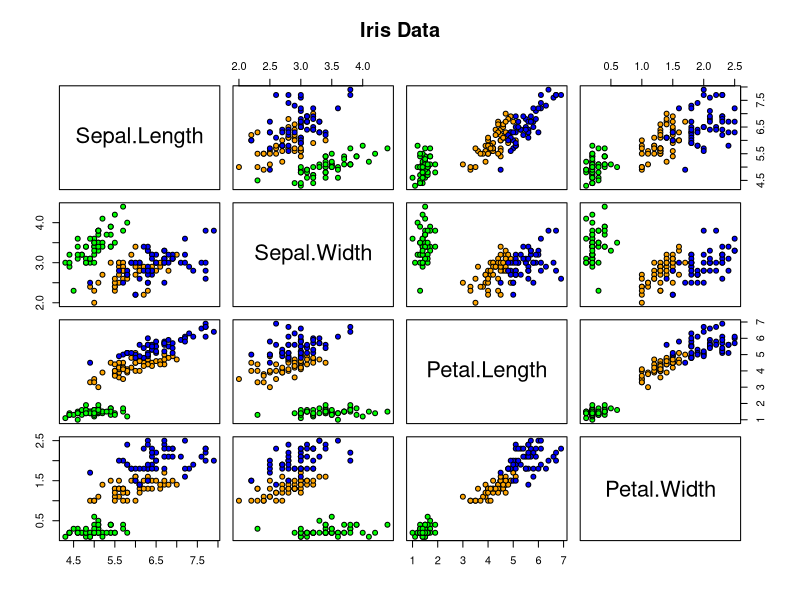
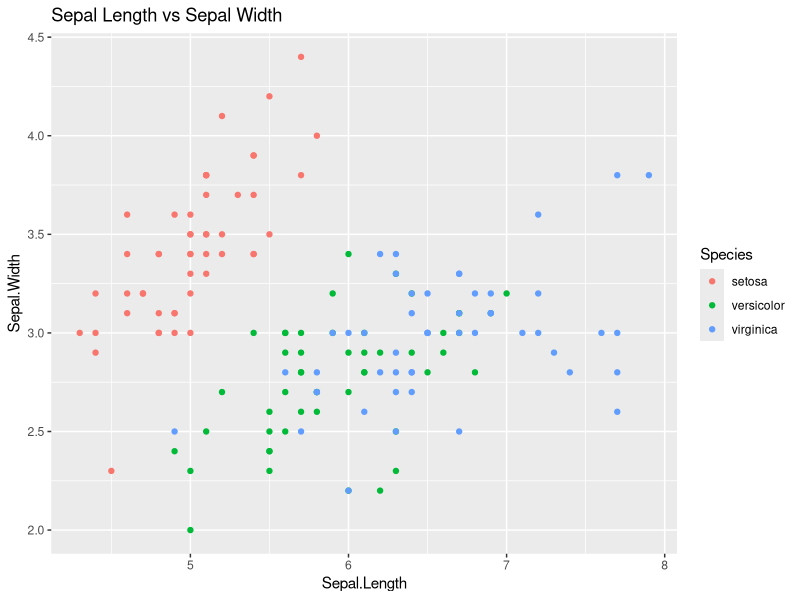
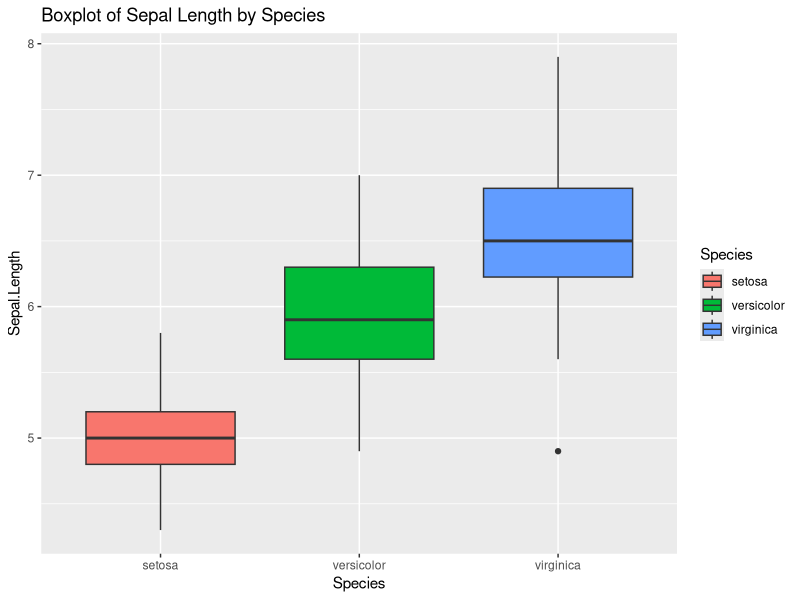
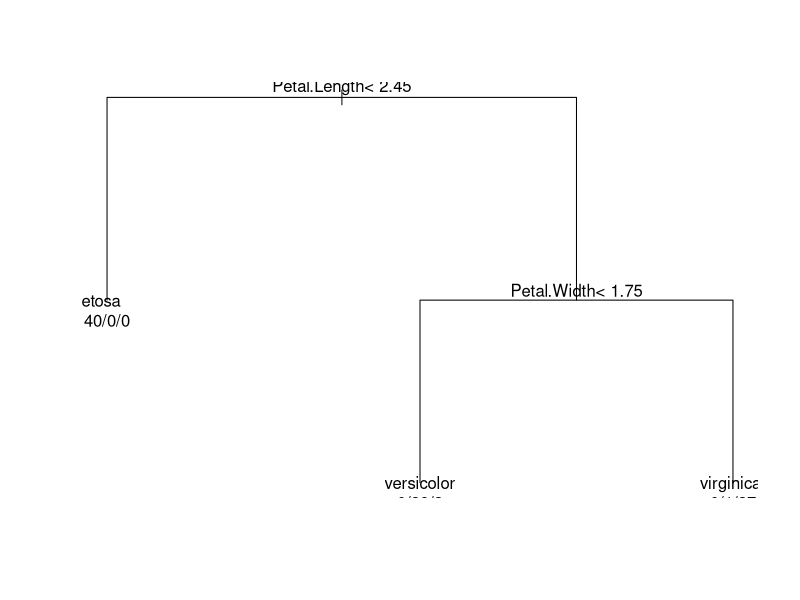

These charts were generated, in order, by the following R code:
#Loading Dataset iris
data("iris")
head(iris)
tail(iris)
#Summary of  Dataset
summary(iris)
#Stucture of Dataset
str(iris)

#Data Visualization with ggplot2
library(ggplot2)
#Pairs Plot
pairs(iris[, 1:4], main = "Iris Data", pch = 21, bg = c("green", "orange", "blue")[unclass(iris$Species)])

#ScatterPlot
ggplot(iris, aes(x = Sepal.Length, y = Sepal.Width, color = Species)) + geom_point() + labs(title = "Sepal Length vs Sepal Width")

#Boxplot
ggplot(iris, aes(x = Species, y = Sepal.Length, fill = Species)) + geom_boxplot() + labs(title = "Boxplot of Sepal Length by Species")


# Data PreProcessing
sum(is.na(iris))

normalize <- function(x) {return ((x - min(x)) / (max(x) - min(x)))}

iris_normalized <- as.data.frame(lapply(iris[, 1:4], normalize))

iris_normalized$Species<- iris$Species

head(iris_normalized)


#Train-Test Split
library(caret)

set.seed(123)

trainIN<- createDataPartition(iris$Species, p=0.8, list= FALSE , times = 1)

Trainiris<- iris[trainIN,]
Testiris <- iris[trainIN,]


# Model Building
library(rpart)

#Model Trained by Decision Tree
modelo <- rpart( Species ~ . ,data = Trainiris , method =  'class')

# Plotting Decision Tree
plot(modelo)
text(modelo, use.n =TRUE)

# Evaluating The Model
prediction <- predict(modelo, Testiris, type='class')

confusionMatrix(prediction, Testiris$Species)

print(modelo)
